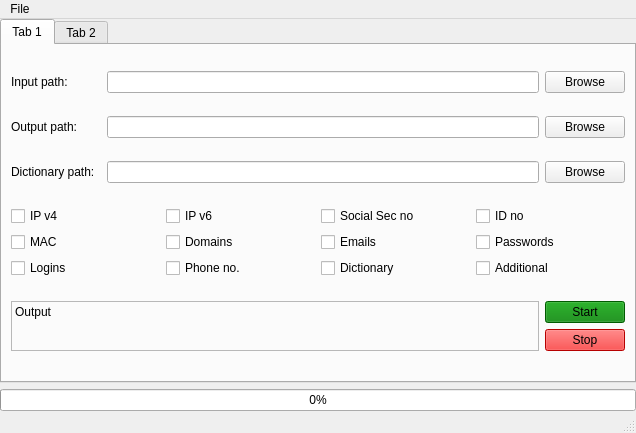
<?xml version="1.0" encoding="UTF-8"?>
<ui version="4.0">
 <class>window</class>
 <widget class="QMainWindow" name="window">
  <property name="geometry">
   <rect>
    <x>0</x>
    <y>0</y>
    <width>636</width>
    <height>433</height>
   </rect>
  </property>
  <property name="windowTitle">
   <string>SDSE</string>
  </property>
  <widget class="QWidget" name="centralwidget">
   <layout class="QGridLayout" name="gridLayout">
    <property name="leftMargin">
     <number>0</number>
    </property>
    <property name="topMargin">
     <number>0</number>
    </property>
    <property name="rightMargin">
     <number>0</number>
    </property>
    <property name="bottomMargin">
     <number>0</number>
    </property>
    <item row="1" column="0">
     <widget class="QTabWidget" name="tabWidget">
      <property name="currentIndex">
       <number>0</number>
      </property>
      <widget class="QWidget" name="tab">
       <attribute name="title">
        <string>Tab 1</string>
       </attribute>
       <layout class="QGridLayout" name="gridLayout_2">
        <item row="2" column="2">
         <widget class="QLineEdit" name="outPathLineEdit"/>
        </item>
        <item row="0" column="0">
         <widget class="QLabel" name="inPathLabel">
          <property name="text">
           <string>Input path:</string>
          </property>
          <property name="alignment">
           <set>Qt::AlignLeading|Qt::AlignLeft|Qt::AlignVCenter</set>
          </property>
         </widget>
        </item>
        <item row="2" column="0">
         <widget class="QLabel" name="outPathLabel">
          <property name="text">
           <string>Output path:</string>
          </property>
         </widget>
        </item>
        <item row="3" column="3">
         <widget class="QPushButton" name="dictPathPushButton">
          <property name="text">
           <string>Browse</string>
          </property>
         </widget>
        </item>
        <item row="3" column="0">
         <widget class="QLabel" name="dictPathLabel">
          <property name="text">
           <string>Dictionary path:</string>
          </property>
         </widget>
        </item>
        <item row="3" column="2">
         <widget class="QLineEdit" name="dictPathLineEdit"/>
        </item>
        <item row="2" column="3">
         <widget class="QPushButton" name="outPathPushButton">
          <property name="text">
           <string>Browse</string>
          </property>
         </widget>
        </item>
        <item row="0" column="3">
         <widget class="QPushButton" name="inPathPushButton">
          <property name="text">
           <string>Browse</string>
          </property>
         </widget>
        </item>
        <item row="0" column="2">
         <widget class="QLineEdit" name="inPathLineEdit"/>
        </item>
        <item row="5" column="0" colspan="3">
         <widget class="QLabel" name="outputLabel">
          <property name="frameShape">
           <enum>QFrame::StyledPanel</enum>
          </property>
          <property name="text">
           <string>Output</string>
          </property>
          <property name="textFormat">
           <enum>Qt::PlainText</enum>
          </property>
          <property name="alignment">
           <set>Qt::AlignLeading|Qt::AlignLeft|Qt::AlignTop</set>
          </property>
         </widget>
        </item>
        <item row="5" column="3">
         <layout class="QVBoxLayout" name="verticalLayout">
          <item>
           <widget class="QPushButton" name="startPushButton">
            <property name="styleSheet">
             <string notr="true">background-color: green</string>
            </property>
            <property name="text">
             <string>Start</string>
            </property>
           </widget>
          </item>
          <item>
           <widget class="QPushButton" name="stopPushButton">
            <property name="styleSheet">
             <string notr="true">background-color: red</string>
            </property>
            <property name="text">
             <string>Stop</string>
            </property>
           </widget>
          </item>
         </layout>
        </item>
        <item row="4" column="0" colspan="4">
         <layout class="QGridLayout" name="gridLayout_5">
          <item row="1" column="1">
           <widget class="QCheckBox" name="domainsCheckBox">
            <property name="text">
             <string>Domains</string>
            </property>
           </widget>
          </item>
          <item row="2" column="2">
           <widget class="QCheckBox" name="dictCheckBox">
            <property name="text">
             <string>Dictionary</string>
            </property>
           </widget>
          </item>
          <item row="0" column="0">
           <widget class="QCheckBox" name="ip_v4CheckBox">
            <property name="text">
             <string>IP v4</string>
            </property>
           </widget>
          </item>
          <item row="0" column="3">
           <widget class="QCheckBox" name="idNoCheckBox">
            <property name="text">
             <string>ID no</string>
            </property>
           </widget>
          </item>
          <item row="1" column="2">
           <widget class="QCheckBox" name="emailsCheckBox">
            <property name="text">
             <string>Emails</string>
            </property>
           </widget>
          </item>
          <item row="1" column="3">
           <widget class="QCheckBox" name="passwdsCheckBox">
            <property name="text">
             <string>Passwords</string>
            </property>
           </widget>
          </item>
          <item row="2" column="0">
           <widget class="QCheckBox" name="loginsCheckBox">
            <property name="text">
             <string>Logins</string>
            </property>
           </widget>
          </item>
          <item row="2" column="3">
           <widget class="QCheckBox" name="additionalCheckBox">
            <property name="text">
             <string>Additional</string>
            </property>
           </widget>
          </item>
          <item row="0" column="2">
           <widget class="QCheckBox" name="socialSecNoCheckBox">
            <property name="text">
             <string>Social Sec no</string>
            </property>
           </widget>
          </item>
          <item row="1" column="0">
           <widget class="QCheckBox" name="macCheckButton">
            <property name="text">
             <string>MAC</string>
            </property>
           </widget>
          </item>
          <item row="0" column="1">
           <widget class="QCheckBox" name="ip_v6CheckBox">
            <property name="text">
             <string>IP v6</string>
            </property>
           </widget>
          </item>
          <item row="2" column="1">
           <widget class="QCheckBox" name="phoneNoCheckBox">
            <property name="text">
             <string>Phone no.</string>
            </property>
           </widget>
          </item>
         </layout>
        </item>
       </layout>
      </widget>
      <widget class="QWidget" name="tab_2">
       <attribute name="title">
        <string>Tab 2</string>
       </attribute>
       <layout class="QGridLayout" name="gridLayout_3">
        <item row="0" column="0">
         <widget class="QColumnView" name="columnView"/>
        </item>
       </layout>
      </widget>
     </widget>
    </item>
    <item row="2" column="0">
     <widget class="QProgressBar" name="progressBar">
      <property name="value">
       <number>0</number>
      </property>
     </widget>
    </item>
   </layout>
  </widget>
  <widget class="QMenuBar" name="menubar">
   <property name="geometry">
    <rect>
     <x>0</x>
     <y>0</y>
     <width>636</width>
     <height>21</height>
    </rect>
   </property>
   <widget class="QMenu" name="menuFile">
    <property name="title">
     <string>File</string>
    </property>
   </widget>
   <addaction name="menuFile"/>
  </widget>
  <widget class="QStatusBar" name="statusbar"/>
 </widget>
 <resources/>
 <connections/>
</ui>
